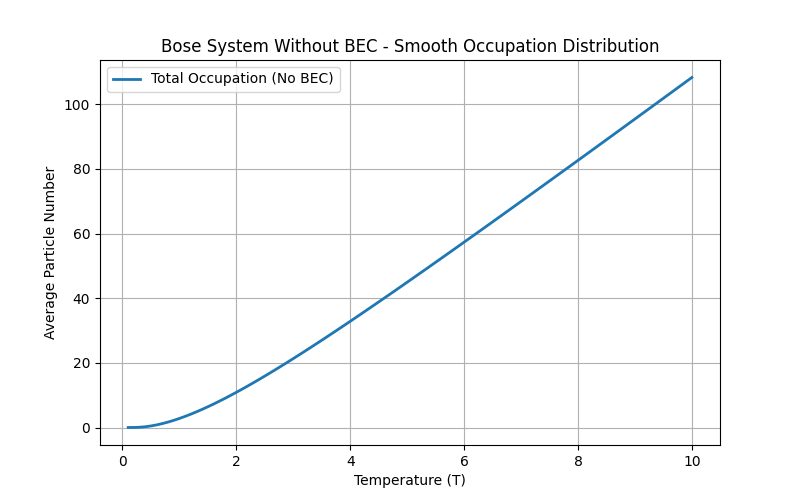

Reproduce this figure in Python.
import numpy as np
import matplotlib.pyplot as plt

# Define parameters for a system without BEC
num_levels_no_BEC = 50  # Many accessible excited states
energy_gaps = np.linspace(1, 10, num_levels_no_BEC)  # Large energy gaps
T_range_no_BEC = np.linspace(0.1, 10, 100)  # Temperature range
beta_range_no_BEC = 1 / (T_range_no_BEC)  # Compute beta assuming kB = 1

# Compute occupation numbers for a system without BEC
n_no_BEC = np.array([sum(1 / (np.exp(beta * energy_gaps) - 1)) for beta in beta_range_no_BEC])

# Plot results
plt.figure(figsize=(8, 5))
plt.plot(T_range_no_BEC, n_no_BEC, label="Total Occupation (No BEC)", linewidth=2)
plt.xlabel("Temperature (T)")
plt.ylabel("Average Particle Number")
plt.title("Bose System Without BEC - Smooth Occupation Distribution")
plt.legend()
plt.grid()
plt.savefig("part_i.png")
